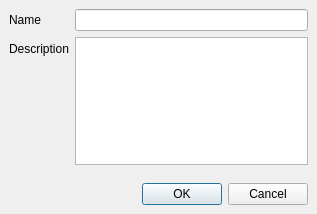
<?xml version="1.0" encoding="UTF-8"?>
<ui version="4.0">
 <class>DlgTemplate</class>
 <widget class="QDialog" name="DlgTemplate">
  <property name="geometry">
   <rect>
    <x>0</x>
    <y>0</y>
    <width>317</width>
    <height>214</height>
   </rect>
  </property>
  <property name="windowTitle">
   <string>Dialog</string>
  </property>
  <layout class="QVBoxLayout" name="verticalLayout">
   <property name="spacing">
    <number>0</number>
   </property>
   <property name="leftMargin">
    <number>0</number>
   </property>
   <property name="topMargin">
    <number>0</number>
   </property>
   <property name="rightMargin">
    <number>0</number>
   </property>
   <property name="bottomMargin">
    <number>0</number>
   </property>
   <item>
    <widget class="QWidget" name="widget_2" native="true">
     <layout class="QFormLayout" name="formLayout">
      <item row="0" column="0">
       <widget class="QLabel" name="label">
        <property name="text">
         <string>Name</string>
        </property>
       </widget>
      </item>
      <item row="0" column="1">
       <widget class="QLineEdit" name="txtName"/>
      </item>
      <item row="1" column="0">
       <widget class="QLabel" name="label_2">
        <property name="text">
         <string>Description</string>
        </property>
       </widget>
      </item>
      <item row="1" column="1">
       <widget class="QTextEdit" name="txtDesc"/>
      </item>
     </layout>
    </widget>
   </item>
   <item>
    <widget class="QWidget" name="widget" native="true">
     <layout class="QHBoxLayout" name="horizontalLayout">
      <item>
       <spacer name="horizontalSpacer">
        <property name="orientation">
         <enum>Qt::Horizontal</enum>
        </property>
        <property name="sizeHint" stdset="0">
         <size>
          <width>40</width>
          <height>20</height>
         </size>
        </property>
       </spacer>
      </item>
      <item>
       <widget class="QPushButton" name="cmdOk">
        <property name="text">
         <string>OK</string>
        </property>
       </widget>
      </item>
      <item>
       <widget class="QPushButton" name="cmdCancel">
        <property name="text">
         <string>Cancel</string>
        </property>
       </widget>
      </item>
     </layout>
    </widget>
   </item>
  </layout>
 </widget>
 <resources/>
 <connections>
  <connection>
   <sender>cmdCancel</sender>
   <signal>clicked()</signal>
   <receiver>DlgTemplate</receiver>
   <slot>close()</slot>
   <hints>
    <hint type="sourcelabel">
     <x>272</x>
     <y>192</y>
    </hint>
    <hint type="destinationlabel">
     <x>321</x>
     <y>173</y>
    </hint>
   </hints>
  </connection>
  <connection>
   <sender>cmdOk</sender>
   <signal>clicked()</signal>
   <receiver>DlgTemplate</receiver>
   <slot>save()</slot>
   <hints>
    <hint type="sourcelabel">
     <x>184</x>
     <y>186</y>
    </hint>
    <hint type="destinationlabel">
     <x>319</x>
     <y>164</y>
    </hint>
   </hints>
  </connection>
 </connections>
 <slots>
  <slot>save()</slot>
 </slots>
</ui>
